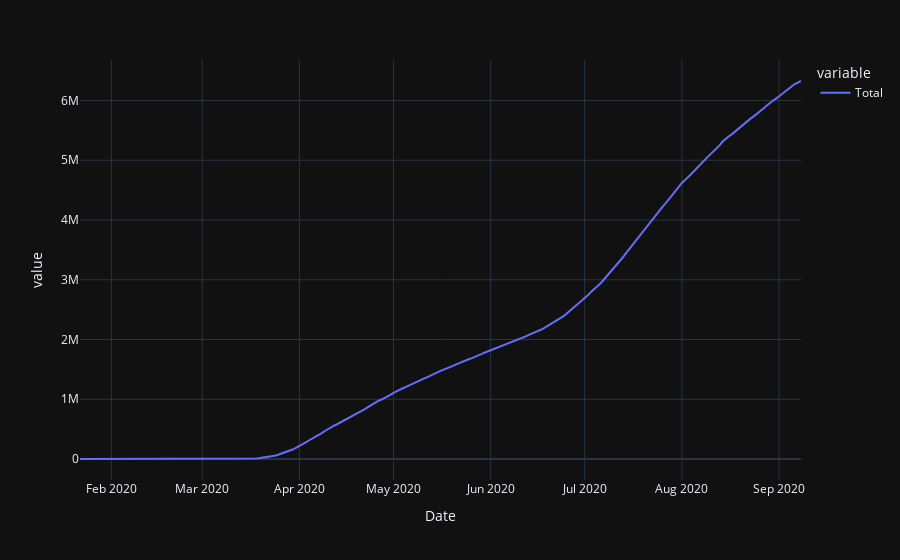

This figure's notebook cell:
### Markdown cell above
## Confirmed

### Code cell
data=create_data_frame('Confirmed')
plot_data_frame()

### Figure 1 — Plotly figure (JSON) as saved in the notebook; plotly's stock layout.template omitted (floating-point values rounded to 4 significant figures; data arrays with more than 128 entries replaced by an {"elided": "..."} marker saying what was removed)
{"data": [{"hovertemplate": "variable=Total<br>Date=%{x}<br>value=%{y}<extra></extra>", "legendgroup": "Total", "line": {"color": "#636efa", "dash": "solid"}, "mode": "lines", "name": "Total", "orientation": "v", "showlegend": true, "type": "scatter", "x": {"elided": "231 str values"}, "xaxis": "x", "y": {"elided": "231 int values"}, "yaxis": "y"}], "layout": {"legend": {"title": {"text": "variable"}, "tracegroupgap": 0}, "margin": {"t": 60}, "xaxis": {"anchor": "y", "domain": [0, 1], "title": {"text": "Date"}}, "yaxis": {"anchor": "x", "domain": [0, 1], "title": {"text": "value"}}}}
